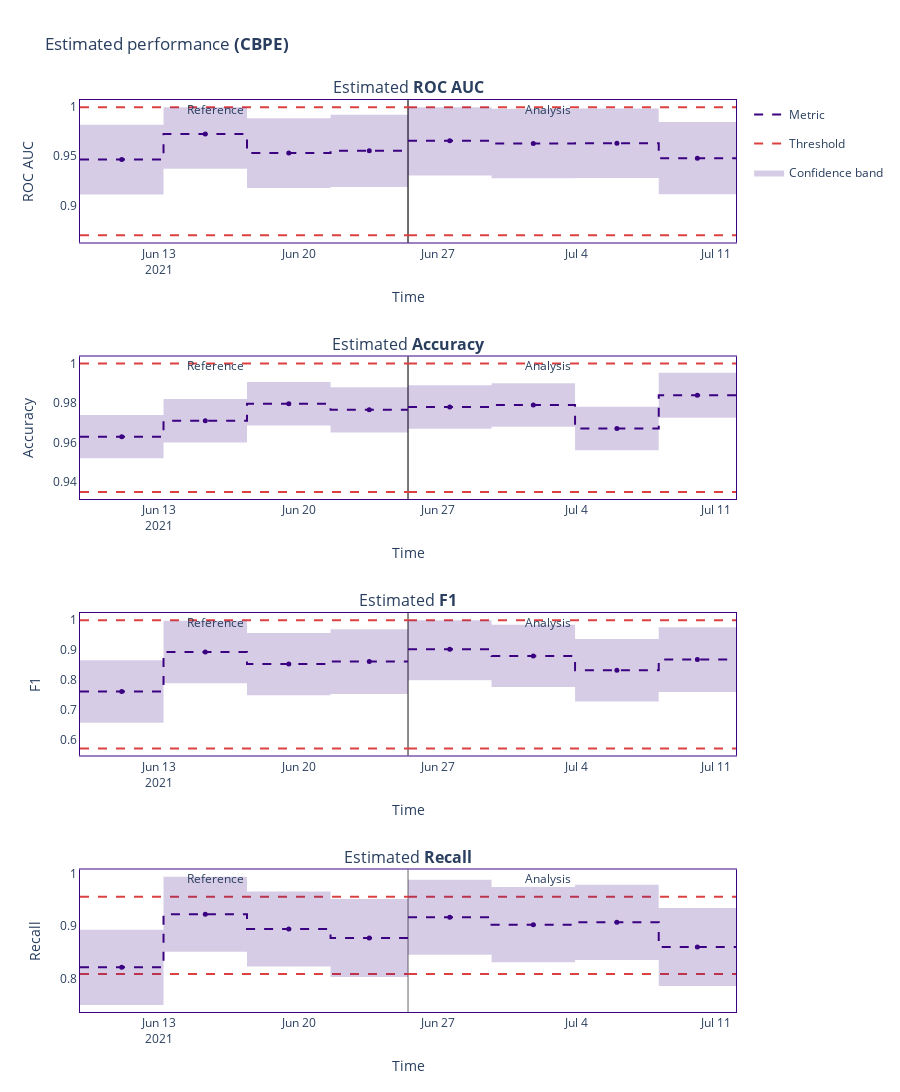

The notebook cell this image was saved under:
### Markdown cell above
### CBPE

### Code cell
cbpe = nml.CBPE(
    y_pred_proba=y_pred_proba,
    y_pred=y_pred,
    y_true=target,
    timestamp_column_name=timestamp,
    metrics=['roc_auc', 'accuracy', 'f1', 'recall'],
    chunk_size=2000,
    problem_type='classification_binary',
)

cbpe.fit(df_test)
cbpe_results = cbpe.estimate(df_prod)
cbpe_results.plot()

### Figure 1 — Plotly figure (JSON) as saved in the notebook; plotly's stock layout.template omitted (floating-point values rounded to 4 significant figures)
{"data": [{"hoverinfo": "skip", "legendgroup": "metric_reference", "line": {"color": "#3b0280", "dash": "dash", "shape": "hv", "width": 2}, "mode": "lines", "name": "Metric", "showlegend": true, "type": "scatter", "x": ["2021-06-09T00:12:00", "2021-06-13T05:00:00", "2021-06-17T09:48:00", "2021-06-21T14:36:00", "2021-06-25T12:03:00"], "xaxis": "x", "y": [0.9466, 0.9726, 0.9532, 0.9556, 0.9556], "yaxis": "y"}, {"customdata": [["Estimated <b>ROC AUC</b>", "<b style=\"color:#3b0280;line-height:60px\">Reference</b>", "", "[0:1999]", "From <b>Jun-09-2021</b> to <b>Jun-13-2021</b>", 0.9466, 0.0354], ["Estimated <b>ROC AUC</b>", "<b style=\"color:#3b0280;line-height:60px\">Reference</b>", "", "[2000:3999]", "From <b>Jun-13-2021</b> to <b>Jun-17-2021</b>", 0.9726, 0.0354], ["Estimated <b>ROC AUC</b>", "<b style=\"color:#3b0280;line-height:60px\">Reference</b>", "", "[4000:5999]", "From <b>Jun-17-2021</b> to <b>Jun-21-2021</b>", 0.9532, 0.0354], ["Estimated <b>ROC AUC</b>", "<b style=\"color:#3b0280;line-height:60px\">Reference</b>", "", "[6000:7853]", "From <b>Jun-21-2021</b> to <b>Jun-25-2021</b>", 0.9556, 0.0368]], "hovertemplate": "%{customdata[1]} &nbsp; &nbsp; %{customdata[2]} <br />Chunk: <b>%{customdata[3]}</b> &nbsp; &nbsp; %{customdata[4]} <br />%{customdata[0]}: <b>%{customdata[5]}</b><br />Confidence band: +/- <b>%{customdata[6]}</b><br /><extra></extra>", "legendgroup": "metric_reference", "line": {"dash": "dash"}, "marker": {"color": "#3b0280", "size": 5, "symbol": "circle"}, "mode": "markers", "name": "Metric", "showlegend": false, "type": "scatter", "x": ["2021-06-11T02:36:00", "2021-06-15T07:24:00", "2021-06-19T12:12:00", "2021-06-23T13:19:30"], "xaxis": "x", "y": [0.9466, 0.9726, 0.9532, 0.9556, 0.9556], "yaxis": "y"}, {"hoverinfo": "skip", "legendgroup": "metric_analysis", "line": {"color": "#3b0280", "dash": "dash", "shape": "hv", "width": 2}, "mode": "lines", "name": "Metric", "showlegend": false, "type": "scatter", "x": ["2021-06-25T12:06:00", "2021-06-29T16:54:00", "2021-07-03T21:42:00", "2021-07-08T02:42:00", "2021-07-11T23:57:00"], "xaxis": "x", "y": [0.9658, 0.963, 0.9631, 0.948, 0.948], "yaxis": "y"}, {"customdata": [["Estimated <b>ROC AUC</b>", "<b style=\"color:#3b0280;line-height:60px\">Analysis</b>", "", "[0:1999]", "From <b>Jun-25-2021</b> to <b>Jun-29-2021</b>", 0.9658, 0.0354], ["Estimated <b>ROC AUC</b>", "<b style=\"color:#3b0280;line-height:60px\">Analysis</b>", "", "[2000:3999]", "From <b>Jun-29-2021</b> to <b>Jul-03-2021</b>", 0.963, 0.0354], ["Estimated <b>ROC AUC</b>", "<b style=\"color:#3b0280;line-height:60px\">Analysis</b>", "", "[4000:5999]", "From <b>Jul-03-2021</b> to <b>Jul-08-2021</b>", 0.9631, 0.0354], ["Estimated <b>ROC AUC</b>", "<b style=\"color:#3b0280;line-height:60px\">Analysis</b>", "", "[6000:7853]", "From <b>Jul-08-2021</b> to <b>Jul-11-2021</b>", 0.948, 0.0368]], "hovertemplate": "%{customdata[1]} &nbsp; &nbsp; %{customdata[2]} <br />Chunk: <b>%{customdata[3]}</b> &nbsp; &nbsp; %{customdata[4]} <br />%{customdata[0]}: <b>%{customdata[5]}</b><br />Confidence band: +/- <b>%{customdata[6]}</b><br /><extra></extra>", "legendgroup": "metric_analysis", "line": {"dash": "dash"}, "marker": {"color": "#3b0280", "size": 5, "symbol": "circle"}, "mode": "markers", "name": "Metric", "showlegend": false, "type": "scatter", "x": ["2021-06-27T14:30:00", "2021-07-01T19:18:00", "2021-07-06T00:12:00", "2021-07-10T01:19:30"], "xaxis": "x", "y": [0.9658, 0.963, 0.9631, 0.948, 0.948], "yaxis": "y"}, {"hoverinfo": "skip", "legendgroup": "alert", "marker": {"color": "#DD4040", "size": 8, "symbol": "diamond"}, "mode": "markers", "name": "Alert", "showlegend": true, "type": "scatter", "x": [], "xaxis": "x", "y": [], "yaxis": "y"}, {"hoverinfo": "skip", "legendgroup": "thresh", "line": {"color": "#DD4040", "dash": "dash", "width": 2}, "mode": "lines", "name": "Threshold", "showlegend": true, "type": "scatter", "x": ["2021-06-09T00:12:00", "2021-06-13T05:00:00", "2021-06-17T09:48:00", "2021-06-21T14:36:00", "2021-06-25T12:03:00"], "xaxis": "x", "y": [1, 1, 1, 1, 1], "yaxis": "y"}, {"hoverinfo": "skip", "legendgroup": "thresh", "line": {"color": "#DD4040", "dash": "dash", "width": 2}, "mode": "lines", "name": "Threshold", "showlegend": false, "type": "scatter", "x": ["2021-06-09T00:12:00", "2021-06-13T05:00:00", "2021-06-17T09:48:00", "2021-06-21T14:36:00", "2021-06-25T12:03:00"], "xaxis": "x", "y": [0.8694, 0.8694, 0.8694, 0.8694, 0.8694], "yaxis": "y"}, {"hoverinfo": "skip", "legendgroup": "thresh", "line": {"color": "#DD4040", "dash": "dash", "width": 2}, "mode": "lines", "name": "Threshold", "showlegend": false, "type": "scatter", "x": ["2021-06-25T12:06:00", "2021-06-29T16:54:00", "2021-07-03T21:42:00", "2021-07-08T02:42:00", "2021-07-11T23:57:00"], "xaxis": "x", "y": [1, 1, 1, 1, 1], "yaxis": "y"}, {"hoverinfo": "skip", "legendgroup": "thresh", "line": {"color": "#DD4040", "dash": "dash", "width": 2}, "mode": "lines", "name": "Threshold", "showlegend": false, "type": "scatter", "x": ["2021-06-25T12:06:00", "2021-06-29T16:54:00", "2021-07-03T21:42:00", "2021-07-08T02:42:00", "2021-07-11T23:57:00"], "xaxis": "x", "y": [0.8694, 0.8694, 0.8694, 0.8694, 0.8694], "yaxis": "y"}, {"connectgaps": true, "hoverinfo": "skip", "line": {"color": "rgba(0,0,0,0)", "shape": "hv"}, "mode": "lines", "name": "Confidence band", "showlegend": false, "type": "scatter", "x": ["2021-06-09T00:12:00", "2021-06-13T05:00:00", "2021-06-17T09:48:00", "2021-06-21T14:36:00", "2021-06-25T12:03:00"], "xaxis": "x", "y": [0.982, 1, 0.9886, 0.9923, 0.9923], "yaxis": "y"}, {"connectgaps": true, "fill": "tonexty", "fillcolor": "rgba(0.23137254901960785, 0.00784313725490196, 0.5019607843137255, 0.2)", "hoverinfo": "skip", "line": {"color": "rgba(0,0,0,0)", "shape": "hv"}, "mode": "lines", "name": "Confidence band", "showlegend": true, "type": "scatter", "x": ["2021-06-09T00:12:00", "2021-06-13T05:00:00", "2021-06-17T09:48:00", "2021-06-21T14:36:00", "2021-06-25T12:03:00"], "xaxis": "x", "y": [0.9112, 0.9372, 0.9178, 0.9188, 0.9188], "yaxis": "y"}, {"connectgaps": true, "hoverinfo": "skip", "line": {"color": "rgba(0,0,0,0)", "shape": "hv"}, "mode": "lines", "name": "Confidence band", "showlegend": false, "type": "scatter", "x": ["2021-06-25T12:06:00", "2021-06-29T16:54:00", "2021-07-03T21:42:00", "2021-07-08T02:42:00", "2021-07-11T23:57:00"], "xaxis": "x", "y": [1, 0.9984, 0.9986, 0.9848, 0.9848], "yaxis": "y"}, {"connectgaps": true, "fill": "tonexty", "fillcolor": "rgba(0.23137254901960785, 0.00784313725490196, 0.5019607843137255, 0.2)", "hoverinfo": "skip", "line": {"color": "rgba(0,0,0,0)", "shape": "hv"}, "mode": "lines", "name": "Confidence band", "showlegend": false, "type": "scatter", "x": ["2021-06-25T12:06:00", "2021-06-29T16:54:00", "2021-07-03T21:42:00", "2021-07-08T02:42:00", "2021-07-11T23:57:00"], "xaxis": "x", "y": [0.9304, 0.9275, 0.9277, 0.9112, 0.9112], "yaxis": "y"}, {"hoverinfo": "skip", "legendgroup": "metric_reference", "line": {"color": "#3b0280", "dash": "dash", "shape": "hv", "width": 2}, "mode": "lines", "name": "Metric", "showlegend": false, "type": "scatter", "x": ["2021-06-09T00:12:00", "2021-06-13T05:00:00", "2021-06-17T09:48:00", "2021-06-21T14:36:00", "2021-06-25T12:03:00"], "xaxis": "x2", "y": [0.9629, 0.971, 0.9797, 0.9765, 0.9765], "yaxis": "y2"}, {"customdata": [["Estimated <b>Accuracy</b>", "<b style=\"color:#3b0280;line-height:60px\">Reference</b>", "", "[0:1999]", "From <b>Jun-09-2021</b> to <b>Jun-13-2021</b>", 0.9629, 0.011], ["Estimated <b>Accuracy</b>", "<b style=\"color:#3b0280;line-height:60px\">Reference</b>", "", "[2000:3999]", "From <b>Jun-13-2021</b> to <b>Jun-17-2021</b>", 0.971, 0.011], ["Estimated <b>Accuracy</b>", "<b style=\"color:#3b0280;line-height:60px\">Reference</b>", "", "[4000:5999]", "From <b>Jun-17-2021</b> to <b>Jun-21-2021</b>", 0.9797, 0.011], ["Estimated <b>Accuracy</b>", "<b style=\"color:#3b0280;line-height:60px\">Reference</b>", "", "[6000:7853]", "From <b>Jun-21-2021</b> to <b>Jun-25-2021</b>", 0.9765, 0.0114]], "hovertemplate": "%{customdata[1]} &nbsp; &nbsp; %{customdata[2]} <br />Chunk: <b>%{customdata[3]}</b> &nbsp; &nbsp; %{customdata[4]} <br />%{customdata[0]}: <b>%{customdata[5]}</b><br />Confidence band: +/- <b>%{customdata[6]}</b><br /><extra></extra>", "legendgroup": "metric_reference", "line": {"dash": "dash"}, "marker": {"color": "#3b0280", "size": 5, "symbol": "circle"}, "mode": "markers", "name": "Metric", "showlegend": false, "type": "scatter", "x": ["2021-06-11T02:36:00", "2021-06-15T07:24:00", "2021-06-19T12:12:00", "2021-06-23T13:19:30"], "xaxis": "x2", "y": [0.9629, 0.971, 0.9797, 0.9765, 0.9765], "yaxis": "y2"}, {"hoverinfo": "skip", "legendgroup": "metric_analysis", "line": {"color": "#3b0280", "dash": "dash", "shape": "hv", "width": 2}, "mode": "lines", "name": "Metric", "showlegend": false, "type": "scatter", "x": ["2021-06-25T12:06:00", "2021-06-29T16:54:00", "2021-07-03T21:42:00", "2021-07-08T02:42:00", "2021-07-11T23:57:00"], "xaxis": "x2", "y": [0.978, 0.979, 0.9671, 0.9839, 0.9839], "yaxis": "y2"}, {"customdata": [["Estimated <b>Accuracy</b>", "<b style=\"color:#3b0280;line-height:60px\">Analysis</b>", "", "[0:1999]", "From <b>Jun-25-2021</b> to <b>Jun-29-2021</b>", 0.978, 0.011], ["Estimated <b>Accuracy</b>", "<b style=\"color:#3b0280;line-height:60px\">Analysis</b>", "", "[2000:3999]", "From <b>Jun-29-2021</b> to <b>Jul-03-2021</b>", 0.979, 0.011], ["Estimated <b>Accuracy</b>", "<b style=\"color:#3b0280;line-height:60px\">Analysis</b>", "", "[4000:5999]", "From <b>Jul-03-2021</b> to <b>Jul-08-2021</b>", 0.9671, 0.011], ["Estimated <b>Accuracy</b>", "<b style=\"color:#3b0280;line-height:60px\">Analysis</b>", "", "[6000:7853]", "From <b>Jul-08-2021</b> to <b>Jul-11-2021</b>", 0.9839, 0.0114]], "hovertemplate": "%{customdata[1]} &nbsp; &nbsp; %{customdata[2]} <br />Chunk: <b>%{customdata[3]}</b> &nbsp; &nbsp; %{customdata[4]} <br />%{customdata[0]}: <b>%{customdata[5]}</b><br />Confidence band: +/- <b>%{customdata[6]}</b><br /><extra></extra>", "legendgroup": "metric_analysis", "line": {"dash": "dash"}, "marker": {"color": "#3b0280", "size": 5, "symbol": "circle"}, "mode": "markers", "name": "Metric", "showlegend": false, "type": "scatter", "x": ["2021-06-27T14:30:00", "2021-07-01T19:18:00", "2021-07-06T00:12:00", "2021-07-10T01:19:30"], "xaxis": "x2", "y": [0.978, 0.979, 0.9671, 0.9839, 0.9839], "yaxis": "y2"}, {"hoverinfo": "skip", "legendgroup": "alert", "marker": {"color": "#DD4040", "size": 8, "symbol": "diamond"}, "mode": "markers", "name": "Alert", "showlegend": false, "type": "scatter", "x": [], "xaxis": "x2", "y": [], "yaxis": "y2"}, {"hoverinfo": "skip", "legendgroup": "thresh", "line": {"color": "#DD4040", "dash": "dash", "width": 2}, "mode": "lines", "name": "Threshold", "showlegend": false, "type": "scatter", "x": ["2021-06-09T00:12:00", "2021-06-13T05:00:00", "2021-06-17T09:48:00", "2021-06-21T14:36:00", "2021-06-25T12:03:00"], "xaxis": "x2", "y": [1, 1, 1, 1, 1], "yaxis": "y2"}, {"hoverinfo": "skip", "legendgroup": "thresh", "line": {"color": "#DD4040", "dash": "dash", "width": 2}, "mode": "lines", "name": "Threshold", "showlegend": false, "type": "scatter", "x": ["2021-06-09T00:12:00", "2021-06-13T05:00:00", "2021-06-17T09:48:00", "2021-06-21T14:36:00", "2021-06-25T12:03:00"], "xaxis": "x2", "y": [0.9349, 0.9349, 0.9349, 0.9349, 0.9349], "yaxis": "y2"}, {"hoverinfo": "skip", "legendgroup": "thresh", "line": {"color": "#DD4040", "dash": "dash", "width": 2}, "mode": "lines", "name": "Threshold", "showlegend": false, "type": "scatter", "x": ["2021-06-25T12:06:00", "2021-06-29T16:54:00", "2021-07-03T21:42:00", "2021-07-08T02:42:00", "2021-07-11T23:57:00"], "xaxis": "x2", "y": [1, 1, 1, 1, 1], "yaxis": "y2"}, {"hoverinfo": "skip", "legendgroup": "thresh", "line": {"color": "#DD4040", "dash": "dash", "width": 2}, "mode": "lines", "name": "Threshold", "showlegend": false, "type": "scatter", "x": ["2021-06-25T12:06:00", "2021-06-29T16:54:00", "2021-07-03T21:42:00", "2021-07-08T02:42:00", "2021-07-11T23:57:00"], "xaxis": "x2", "y": [0.9349, 0.9349, 0.9349, 0.9349, 0.9349], "yaxis": "y2"}, {"connectgaps": true, "hoverinfo": "skip", "line": {"color": "rgba(0,0,0,0)", "shape": "hv"}, "mode": "lines", "name": "Confidence band", "showlegend": false, "type": "scatter", "x": ["2021-06-09T00:12:00", "2021-06-13T05:00:00", "2021-06-17T09:48:00", "2021-06-21T14:36:00", "2021-06-25T12:03:00"], "xaxis": "x2", "y": [0.9739, 0.982, 0.9907, 0.988, 0.988], "yaxis": "y2"}, {"connectgaps": true, "fill": "tonexty", "fillcolor": "rgba(0.23137254901960785, 0.00784313725490196, 0.5019607843137255, 0.2)", "hoverinfo": "skip", "line": {"color": "rgba(0,0,0,0)", "shape": "hv"}, "mode": "lines", "name": "Confidence band", "showlegend": false, "type": "scatter", "x": ["2021-06-09T00:12:00", "2021-06-13T05:00:00", "2021-06-17T09:48:00", "2021-06-21T14:36:00", "2021-06-25T12:03:00"], "xaxis": "x2", "y": [0.9519, 0.9599, 0.9686, 0.9651, 0.9651], "yaxis": "y2"}, {"connectgaps": true, "hoverinfo": "skip", "line": {"color": "rgba(0,0,0,0)", "shape": "hv"}, "mode": "lines", "name": "Confidence band", "showlegend": false, "type": "scatter", "x": ["2021-06-25T12:06:00", "2021-06-29T16:54:00", "2021-07-03T21:42:00", "2021-07-08T02:42:00", "2021-07-11T23:57:00"], "xaxis": "x2", "y": [0.989, 0.99, 0.9781, 0.9954, 0.9954], "yaxis": "y2"}, {"connectgaps": true, "fill": "tonexty", "fillcolor": "rgba(0.23137254901960785, 0.00784313725490196, 0.5019607843137255, 0.2)", "hoverinfo": "skip", "line": {"color": "rgba(0,0,0,0)", "shape": "hv"}, "mode": "lines", "name": "Confidence band", "showlegend": false, "type": "scatter", "x": ["2021-06-25T12:06:00", "2021-06-29T16:54:00", "2021-07-03T21:42:00", "2021-07-08T02:42:00", "2021-07-11T23:57:00"], "xaxis": "x2", "y": [0.9669, 0.968, 0.956, 0.9725, 0.9725], "yaxis": "y2"}, {"hoverinfo": "skip", "legendgroup": "metric_reference", "line": {"color": "#3b0280", "dash": "dash", "shape": "hv", "width": 2}, "mode": "lines", "name": "Metric", "showlegend": false, "type": "scatter", "x": ["2021-06-09T00:12:00", "2021-06-13T05:00:00", "2021-06-17T09:48:00", "2021-06-21T14:36:00", "2021-06-25T12:03:00"], "xaxis": "x3", "y": [0.762, 0.8938, 0.8533, 0.8616, 0.8616], "yaxis": "y3"}, {"customdata": [["Estimated <b>F1</b>", "<b style=\"color:#3b0280;line-height:60px\">Reference</b>", "", "[0:1999]", "From <b>Jun-09-2021</b> to <b>Jun-13-2021</b>", 0.762, 0.1041], ["Estimated <b>F1</b>", "<b style=\"color:#3b0280;line-height:60px\">Reference</b>", "", "[2000:3999]", "From <b>Jun-13-2021</b> to <b>Jun-17-2021</b>", 0.8938, 0.1041], ["Estimated <b>F1</b>", "<b style=\"color:#3b0280;line-height:60px\">Reference</b>", "", "[4000:5999]", "From <b>Jun-17-2021</b> to <b>Jun-21-2021</b>", 0.8533, 0.1041], ["Estimated <b>F1</b>", "<b style=\"color:#3b0280;line-height:60px\">Reference</b>", "", "[6000:7853]", "From <b>Jun-21-2021</b> to <b>Jun-25-2021</b>", 0.8616, 0.1081]], "hovertemplate": "%{customdata[1]} &nbsp; &nbsp; %{customdata[2]} <br />Chunk: <b>%{customdata[3]}</b> &nbsp; &nbsp; %{customdata[4]} <br />%{customdata[0]}: <b>%{customdata[5]}</b><br />Confidence band: +/- <b>%{customdata[6]}</b><br /><extra></extra>", "legendgroup": "metric_reference", "line": {"dash": "dash"}, "marker": {"color": "#3b0280", "size": 5, "symbol": "circle"}, "mode": "markers", "name": "Metric", "showlegend": false, "type": "scatter", "x": ["2021-06-11T02:36:00", "2021-06-15T07:24:00", "2021-06-19T12:12:00", "2021-06-23T13:19:30"], "xaxis": "x3", "y": [0.762, 0.8938, 0.8533, 0.8616, 0.8616], "yaxis": "y3"}, {"hoverinfo": "skip", "legendgroup": "metric_analysis", "line": {"color": "#3b0280", "dash": "dash", "shape": "hv", "width": 2}, "mode": "lines", "name": "Metric", "showlegend": false, "type": "scatter", "x": ["2021-06-25T12:06:00", "2021-06-29T16:54:00", "2021-07-03T21:42:00", "2021-07-08T02:42:00", "2021-07-11T23:57:00"], "xaxis": "x3", "y": [0.9031, 0.8806, 0.8327, 0.8684, 0.8684], "yaxis": "y3"}, {"customdata": [["Estimated <b>F1</b>", "<b style=\"color:#3b0280;line-height:60px\">Analysis</b>", "", "[0:1999]", "From <b>Jun-25-2021</b> to <b>Jun-29-2021</b>", 0.9031, 0.1041], ["Estimated <b>F1</b>", "<b style=\"color:#3b0280;line-height:60px\">Analysis</b>", "", "[2000:3999]", "From <b>Jun-29-2021</b> to <b>Jul-03-2021</b>", 0.8806, 0.1041], ["Estimated <b>F1</b>", "<b style=\"color:#3b0280;line-height:60px\">Analysis</b>", "", "[4000:5999]", "From <b>Jul-03-2021</b> to <b>Jul-08-2021</b>", 0.8327, 0.1041], ["Estimated <b>F1</b>", "<b style=\"color:#3b0280;line-height:60px\">Analysis</b>", "", "[6000:7853]", "From <b>Jul-08-2021</b> to <b>Jul-11-2021</b>", 0.8684, 0.1081]], "hovertemplate": "%{customdata[1]} &nbsp; &nbsp; %{customdata[2]} <br />Chunk: <b>%{customdata[3]}</b> &nbsp; &nbsp; %{customdata[4]} <br />%{customdata[0]}: <b>%{customdata[5]}</b><br />Confidence band: +/- <b>%{customdata[6]}</b><br /><extra></extra>", "legendgroup": "metric_analysis", "line": {"dash": "dash"}, "marker": {"color": "#3b0280", "size": 5, "symbol": "circle"}, "mode": "markers", "name": "Metric", "showlegend": false, "type": "scatter", "x": ["2021-06-27T14:30:00", "2021-07-01T19:18:00", "2021-07-06T00:12:00", "2021-07-10T01:19:30"], "xaxis": "x3", "y": [0.9031, 0.8806, 0.8327, 0.8684, 0.8684], "yaxis": "y3"}, {"hoverinfo": "skip", "legendgroup": "alert", "marker": {"color": "#DD4040", "size": 8, "symbol": "diamond"}, "mode": "markers", "name": "Alert", "showlegend": false, "type": "scatter", "x": [], "xaxis": "x3", "y": [], "yaxis": "y3"}, {"hoverinfo": "skip", "legendgroup": "thresh", "line": {"color": "#DD4040", "dash": "dash", "width": 2}, "mode": "lines", "name": "Threshold", "showlegend": false, "type": "scatter", "x": ["2021-06-09T00:12:00", "2021-06-13T05:00:00", "2021-06-17T09:48:00", "2021-06-21T14:36:00", "2021-06-25T12:03:00"], "xaxis": "x3", "y": [1, 1, 1, 1, 1], "yaxis": "y3"}, {"hoverinfo": "skip", "legendgroup": "thresh", "line": {"color": "#DD4040", "dash": "dash", "width": 2}, "mode": "lines", "name": "Threshold", "showlegend": false, "type": "scatter", "x": ["2021-06-09T00:12:00", "2021-06-13T05:00:00", "2021-06-17T09:48:00", "2021-06-21T14:36:00", "2021-06-25T12:03:00"], "xaxis": "x3", "y": [0.5721, 0.5721, 0.5721, 0.5721, 0.5721], "yaxis": "y3"}, {"hoverinfo": "skip", "legendgroup": "thresh", "line": {"color": "#DD4040", "dash": "dash", "width": 2}, "mode": "lines", "name": "Threshold", "showlegend": false, "type": "scatter", "x": ["2021-06-25T12:06:00", "2021-06-29T16:54:00", "2021-07-03T21:42:00", "2021-07-08T02:42:00", "2021-07-11T23:57:00"], "xaxis": "x3", "y": [1, 1, 1, 1, 1], "yaxis": "y3"}, {"hoverinfo": "skip", "legendgroup": "thresh", "line": {"color": "#DD4040", "dash": "dash", "width": 2}, "mode": "lines", "name": "Threshold", "showlegend": false, "type": "scatter", "x": ["2021-06-25T12:06:00", "2021-06-29T16:54:00", "2021-07-03T21:42:00", "2021-07-08T02:42:00", "2021-07-11T23:57:00"], "xaxis": "x3", "y": [0.5721, 0.5721, 0.5721, 0.5721, 0.5721], "yaxis": "y3"}, {"connectgaps": true, "hoverinfo": "skip", "line": {"color": "rgba(0,0,0,0)", "shape": "hv"}, "mode": "lines", "name": "Confidence band", "showlegend": false, "type": "scatter", "x": ["2021-06-09T00:12:00", "2021-06-13T05:00:00", "2021-06-17T09:48:00", "2021-06-21T14:36:00", "2021-06-25T12:03:00"], "xaxis": "x3", "y": [0.866, 0.9979, 0.9573, 0.9697, 0.9697], "yaxis": "y3"}, {"connectgaps": true, "fill": "tonexty", "fillcolor": "rgba(0.23137254901960785, 0.00784313725490196, 0.5019607843137255, 0.2)", "hoverinfo": "skip", "line": {"color": "rgba(0,0,0,0)", "shape": "hv"}, "mode": "lines", "name": "Confidence band", "showlegend": false, "type": "scatter", "x": ["2021-06-09T00:12:00", "2021-06-13T05:00:00", "2021-06-17T09:48:00", "2021-06-21T14:36:00", "2021-06-25T12:03:00"], "xaxis": "x3", "y": [0.6579, 0.7897, 0.7492, 0.7535, 0.7535], "yaxis": "y3"}, {"connectgaps": true, "hoverinfo": "skip", "line": {"color": "rgba(0,0,0,0)", "shape": "hv"}, "mode": "lines", "name": "Confidence band", "showlegend": false, "type": "scatter", "x": ["2021-06-25T12:06:00", "2021-06-29T16:54:00", "2021-07-03T21:42:00", "2021-07-08T02:42:00", "2021-07-11T23:57:00"], "xaxis": "x3", "y": [1, 0.9847, 0.9367, 0.9764, 0.9764], "yaxis": "y3"}, {"connectgaps": true, "fill": "tonexty", "fillcolor": "rgba(0.23137254901960785, 0.00784313725490196, 0.5019607843137255, 0.2)", "hoverinfo": "skip", "line": {"color": "rgba(0,0,0,0)", "shape": "hv"}, "mode": "lines", "name": "Confidence band", "showlegend": false, "type": "scatter", "x": ["2021-06-25T12:06:00", "2021-06-29T16:54:00", "2021-07-03T21:42:00", "2021-07-08T02:42:00", "2021-07-11T23:57:00"], "xaxis": "x3", "y": [0.7991, 0.7766, 0.7286, 0.7603, 0.7603], "yaxis": "y3"}, {"hoverinfo": "skip", "legendgroup": "metric_reference", "line": {"color": "#3b0280", "dash": "dash", "shape": "hv", "width": 2}, "mode": "lines", "name": "Metric", "showlegend": false, "type": "scatter", "x": ["2021-06-09T00:12:00", "2021-06-13T05:00:00", "2021-06-17T09:48:00", "2021-06-21T14:36:00", "2021-06-25T12:03:00"], "xaxis": "x4", "y": [0.8213, 0.9228, 0.8945, 0.8772, 0.8772], "yaxis": "y4"}, {"customdata": [["Estimated <b>Recall</b>", "<b style=\"color:#3b0280;line-height:60px\">Reference</b>", "", "[0:1999]", "From <b>Jun-09-2021</b> to <b>Jun-13-2021</b>", 0.8213, 0.0719], ["Estimated <b>Recall</b>", "<b style=\"color:#3b0280;line-height:60px\">Reference</b>", "", "[2000:3999]", "From <b>Jun-13-2021</b> to <b>Jun-17-2021</b>", 0.9228, 0.0719], ["Estimated <b>Recall</b>", "<b style=\"color:#3b0280;line-height:60px\">Reference</b>", "", "[4000:5999]", "From <b>Jun-17-2021</b> to <b>Jun-21-2021</b>", 0.8945, 0.0719], ["Estimated <b>Recall</b>", "<b style=\"color:#3b0280;line-height:60px\">Reference</b>", "", "[6000:7853]", "From <b>Jun-21-2021</b> to <b>Jun-25-2021</b>", 0.8772, 0.0747]], "hovertemplate": "%{customdata[1]} &nbsp; &nbsp; %{customdata[2]} <br />Chunk: <b>%{customdata[3]}</b> &nbsp; &nbsp; %{customdata[4]} <br />%{customdata[0]}: <b>%{customdata[5]}</b><br />Confidence band: +/- <b>%{customdata[6]}</b><br /><extra></extra>", "legendgroup": "metric_reference", "line": {"dash": "dash"}, "marker": {"color": "#3b0280", "size": 5, "symbol": "circle"}, "mode": "markers", "name": "Metric", "showlegend": false, "type": "scatter", "x": ["2021-06-11T02:36:00", "2021-06-15T07:24:00", "2021-06-19T12:12:00", "2021-06-23T13:19:30"], "xaxis": "x4", "y": [0.8213, 0.9228, 0.8945, 0.8772, 0.8772], "yaxis": "y4"}, {"hoverinfo": "skip", "legendgroup": "metric_analysis", "line": {"color": "#3b0280", "dash": "dash", "shape": "hv", "width": 2}, "mode": "lines", "name": "Metric", "showlegend": false, "type": "scatter", "x": ["2021-06-25T12:06:00", "2021-06-29T16:54:00", "2021-07-03T21:42:00", "2021-07-08T02:42:00", "2021-07-11T23:57:00"], "xaxis": "x4", "y": [0.9169, 0.9028, 0.9072, 0.86, 0.86], "yaxis": "y4"}, {"customdata": [["Estimated <b>Recall</b>", "<b style=\"color:#3b0280;line-height:60px\">Analysis</b>", "", "[0:1999]", "From <b>Jun-25-2021</b> to <b>Jun-29-2021</b>", 0.9169, 0.0719], ["Estimated <b>Recall</b>", "<b style=\"color:#3b0280;line-height:60px\">Analysis</b>", "", "[2000:3999]", "From <b>Jun-29-2021</b> to <b>Jul-03-2021</b>", 0.9028, 0.0719], ["Estimated <b>Recall</b>", "<b style=\"color:#3b0280;line-height:60px\">Analysis</b>", "", "[4000:5999]", "From <b>Jul-03-2021</b> to <b>Jul-08-2021</b>", 0.9072, 0.0719], ["Estimated <b>Recall</b>", "<b style=\"color:#3b0280;line-height:60px\">Analysis</b>", "", "[6000:7853]", "From <b>Jul-08-2021</b> to <b>Jul-11-2021</b>", 0.86, 0.0747]], "hovertemplate": "%{customdata[1]} &nbsp; &nbsp; %{customdata[2]} <br />Chunk: <b>%{customdata[3]}</b> &nbsp; &nbsp; %{customdata[4]} <br />%{customdata[0]}: <b>%{customdata[5]}</b><br />Confidence band: +/- <b>%{customdata[6]}</b><br /><extra></extra>", "legendgroup": "metric_analysis", "line": {"dash": "dash"}, "marker": {"color": "#3b0280", "size": 5, "symbol": "circle"}, "mode": "markers", "name": "Metric", "showlegend": false, "type": "scatter", "x": ["2021-06-27T14:30:00", "2021-07-01T19:18:00", "2021-07-06T00:12:00", "2021-07-10T01:19:30"], "xaxis": "x4", "y": [0.9169, 0.9028, 0.9072, 0.86, 0.86], "yaxis": "y4"}, {"hoverinfo": "skip", "legendgroup": "alert", "marker": {"color": "#DD4040", "size": 8, "symbol": "diamond"}, "mode": "markers", "name": "Alert", "showlegend": false, "type": "scatter", "x": [], "xaxis": "x4", "y": [], "yaxis": "y4"}, {"hoverinfo": "skip", "legendgroup": "thresh", "line": {"color": "#DD4040", "dash": "dash", "width": 2}, "mode": "lines", "name": "Threshold", "showlegend": false, "type": "scatter", "x": ["2021-06-09T00:12:00", "2021-06-13T05:00:00", "2021-06-17T09:48:00", "2021-06-21T14:36:00", "2021-06-25T12:03:00"], "xaxis": "x4", "y": [0.9562, 0.9562, 0.9562, 0.9562, 0.9562], "yaxis": "y4"}, {"hoverinfo": "skip", "legendgroup": "thresh", "line": {"color": "#DD4040", "dash": "dash", "width": 2}, "mode": "lines", "name": "Threshold", "showlegend": false, "type": "scatter", "x": ["2021-06-09T00:12:00", "2021-06-13T05:00:00", "2021-06-17T09:48:00", "2021-06-21T14:36:00", "2021-06-25T12:03:00"], "xaxis": "x4", "y": [0.8082, 0.8082, 0.8082, 0.8082, 0.8082], "yaxis": "y4"}, {"hoverinfo": "skip", "legendgroup": "thresh", "line": {"color": "#DD4040", "dash": "dash", "width": 2}, "mode": "lines", "name": "Threshold", "showlegend": false, "type": "scatter", "x": ["2021-06-25T12:06:00", "2021-06-29T16:54:00", "2021-07-03T21:42:00", "2021-07-08T02:42:00", "2021-07-11T23:57:00"], "xaxis": "x4", "y": [0.9562, 0.9562, 0.9562, 0.9562, 0.9562], "yaxis": "y4"}, {"hoverinfo": "skip", "legendgroup": "thresh", "line": {"color": "#DD4040", "dash": "dash", "width": 2}, "mode": "lines", "name": "Threshold", "showlegend": false, "type": "scatter", "x": ["2021-06-25T12:06:00", "2021-06-29T16:54:00", "2021-07-03T21:42:00", "2021-07-08T02:42:00", "2021-07-11T23:57:00"], "xaxis": "x4", "y": [0.8082, 0.8082, 0.8082, 0.8082, 0.8082], "yaxis": "y4"}, {"connectgaps": true, "hoverinfo": "skip", "line": {"color": "rgba(0,0,0,0)", "shape": "hv"}, "mode": "lines", "name": "Confidence band", "showlegend": false, "type": "scatter", "x": ["2021-06-09T00:12:00", "2021-06-13T05:00:00", "2021-06-17T09:48:00", "2021-06-21T14:36:00", "2021-06-25T12:03:00"], "xaxis": "x4", "y": [0.8932, 0.9946, 0.9663, 0.9518, 0.9518], "yaxis": "y4"}, {"connectgaps": true, "fill": "tonexty", "fillcolor": "rgba(0.23137254901960785, 0.00784313725490196, 0.5019607843137255, 0.2)", "hoverinfo": "skip", "line": {"color": "rgba(0,0,0,0)", "shape": "hv"}, "mode": "lines", "name": "Confidence band", "showlegend": false, "type": "scatter", "x": ["2021-06-09T00:12:00", "2021-06-13T05:00:00", "2021-06-17T09:48:00", "2021-06-21T14:36:00", "2021-06-25T12:03:00"], "xaxis": "x4", "y": [0.7494, 0.8509, 0.8226, 0.8025, 0.8025], "yaxis": "y4"}, {"connectgaps": true, "hoverinfo": "skip", "line": {"color": "rgba(0,0,0,0)", "shape": "hv"}, "mode": "lines", "name": "Confidence band", "showlegend": false, "type": "scatter", "x": ["2021-06-25T12:06:00", "2021-06-29T16:54:00", "2021-07-03T21:42:00", "2021-07-08T02:42:00", "2021-07-11T23:57:00"], "xaxis": "x4", "y": [0.9888, 0.9747, 0.9791, 0.9347, 0.9347], "yaxis": "y4"}, {"connectgaps": true, "fill": "tonexty", "fillcolor": "rgba(0.23137254901960785, 0.00784313725490196, 0.5019607843137255, 0.2)", "hoverinfo": "skip", "line": {"color": "rgba(0,0,0,0)", "shape": "hv"}, "mode": "lines", "name": "Confidence band", "showlegend": false, "type": "scatter", "x": ["2021-06-25T12:06:00", "2021-06-29T16:54:00", "2021-07-03T21:42:00", "2021-07-08T02:42:00", "2021-07-11T23:57:00"], "xaxis": "x4", "y": [0.845, 0.831, 0.8353, 0.7854, 0.7854], "yaxis": "y4"}], "layout": {"annotations": [{"font": {"size": 16}, "showarrow": false, "text": "Estimated <b>ROC AUC</b>", "x": 0.5, "xanchor": "center", "xref": "paper", "y": 1, "yanchor": "bottom", "yref": "paper"}, {"font": {"size": 16}, "showarrow": false, "text": "Estimated <b>Accuracy</b>", "x": 0.5, "xanchor": "center", "xref": "paper", "y": 0.7188, "yanchor": "bottom", "yref": "paper"}, {"font": {"size": 16}, "showarrow": false, "text": "Estimated <b>F1</b>", "x": 0.5, "xanchor": "center", "xref": "paper", "y": 0.4375, "yanchor": "bottom", "yref": "paper"}, {"font": {"size": 16}, "showarrow": false, "text": "Estimated <b>Recall</b>", "x": 0.5, "xanchor": "center", "xref": "paper", "y": 0.1562, "yanchor": "bottom", "yref": "paper"}, {"showarrow": false, "text": "Reference", "x": "2021-06-15T07:24:00", "xref": "x", "xshift": 10, "y": 1.01, "yref": "y domain"}, {"showarrow": false, "text": "Analysis", "x": "2021-07-01T19:21:00", "xref": "x", "xshift": 15, "y": 1.01, "yref": "y domain"}, {"showarrow": false, "text": "Reference", "x": "2021-06-15T07:24:00", "xref": "x2", "xshift": 10, "y": 1.01, "yref": "y2 domain"}, {"showarrow": false, "text": "Analysis", "x": "2021-07-01T19:21:00", "xref": "x2", "xshift": 15, "y": 1.01, "yref": "y2 domain"}, {"showarrow": false, "text": "Reference", "x": "2021-06-15T07:24:00", "xref": "x3", "xshift": 10, "y": 1.01, "yref": "y3 domain"}, {"showarrow": false, "text": "Analysis", "x": "2021-07-01T19:21:00", "xref": "x3", "xshift": 15, "y": 1.01, "yref": "y3 domain"}, {"showarrow": false, "text": "Reference", "x": "2021-06-15T07:24:00", "xref": "x4", "xshift": 10, "y": 1.01, "yref": "y4 domain"}, {"showarrow": false, "text": "Analysis", "x": "2021-07-01T19:21:00", "xref": "x4", "xshift": 15, "y": 1.01, "yref": "y4 domain"}], "height": 2000, "hoverlabel": {"bgcolor": "white", "font": {"size": 14}}, "legend": {"itemclick": false, "itemdoubleclick": false, "traceorder": "grouped"}, "paper_bgcolor": "rgba(255,255,255,1)", "plot_bgcolor": "rgba(255,255,255,1)", "shapes": [{"layer": "below", "line": {"color": "#666666", "width": 1}, "type": "line", "x0": "2021-06-25T12:06:00", "x1": "2021-06-25T12:06:00", "xref": "x", "y0": 0, "y1": 1, "yref": "y domain"}, {"layer": "below", "line": {"color": "#666666", "width": 1}, "type": "line", "x0": "2021-06-25T12:06:00", "x1": "2021-06-25T12:06:00", "xref": "x", "y0": 0, "y1": 1, "yref": "y domain"}, {"layer": "below", "line": {"color": "#666666", "width": 1}, "type": "line", "x0": "2021-06-25T12:06:00", "x1": "2021-06-25T12:06:00", "xref": "x2", "y0": 0, "y1": 1, "yref": "y2 domain"}, {"layer": "below", "line": {"color": "#666666", "width": 1}, "type": "line", "x0": "2021-06-25T12:06:00", "x1": "2021-06-25T12:06:00", "xref": "x", "y0": 0, "y1": 1, "yref": "y domain"}, {"layer": "below", "line": {"color": "#666666", "width": 1}, "type": "line", "x0": "2021-06-25T12:06:00", "x1": "2021-06-25T12:06:00", "xref": "x2", "y0": 0, "y1": 1, "yref": "y2 domain"}, {"layer": "below", "line": {"color": "#666666", "width": 1}, "type": "line", "x0": "2021-06-25T12:06:00", "x1": "2021-06-25T12:06:00", "xref": "x3", "y0": 0, "y1": 1, "yref": "y3 domain"}, {"layer": "below", "line": {"color": "#666666", "width": 1}, "type": "line", "x0": "2021-06-25T12:06:00", "x1": "2021-06-25T12:06:00", "xref": "x", "y0": 0, "y1": 1, "yref": "y domain"}, {"layer": "below", "line": {"color": "#666666", "width": 1}, "type": "line", "x0": "2021-06-25T12:06:00", "x1": "2021-06-25T12:06:00", "xref": "x2", "y0": 0, "y1": 1, "yref": "y2 domain"}, {"layer": "below", "line": {"color": "#666666", "width": 1}, "type": "line", "x0": "2021-06-25T12:06:00", "x1": "2021-06-25T12:06:00", "xref": "x3", "y0": 0, "y1": 1, "yref": "y3 domain"}, {"layer": "below", "line": {"color": "#666666", "width": 1}, "type": "line", "x0": "2021-06-25T12:06:00", "x1": "2021-06-25T12:06:00", "xref": "x4", "y0": 0, "y1": 1, "yref": "y4 domain"}], "title": {"text": "Estimated performance <b>(CBPE)</b>"}, "xaxis": {"anchor": "y", "domain": [0, 1], "linecolor": "#3b0280", "matches": "x", "mirror": true, "showgrid": false, "title": {"text": "Time"}, "zeroline": false}, "xaxis2": {"anchor": "y2", "domain": [0, 1], "linecolor": "#3b0280", "matches": "x", "mirror": true, "showgrid": false, "title": {"text": "Time"}, "zeroline": false}, "xaxis3": {"anchor": "y3", "domain": [0, 1], "linecolor": "#3b0280", "matches": "x", "mirror": true, "showgrid": false, "title": {"text": "Time"}, "zeroline": false}, "xaxis4": {"anchor": "y4", "domain": [0, 1], "linecolor": "#3b0280", "matches": "x", "mirror": true, "showgrid": false, "title": {"text": "Time"}, "zeroline": false}, "yaxis": {"anchor": "x", "domain": [0.8438, 1], "linecolor": "#3b0280", "mirror": true, "showgrid": false, "title": {"text": "ROC AUC"}, "zeroline": false}, "yaxis2": {"anchor": "x2", "domain": [0.5625, 0.7188], "linecolor": "#3b0280", "mirror": true, "showgrid": false, "title": {"text": "Accuracy"}, "zeroline": false}, "yaxis3": {"anchor": "x3", "domain": [0.2812, 0.4375], "linecolor": "#3b0280", "mirror": true, "showgrid": false, "title": {"text": "F1"}, "zeroline": false}, "yaxis4": {"anchor": "x4", "domain": [0, 0.1562], "linecolor": "#3b0280", "mirror": true, "showgrid": false, "title": {"text": "Recall"}, "zeroline": false}}}
